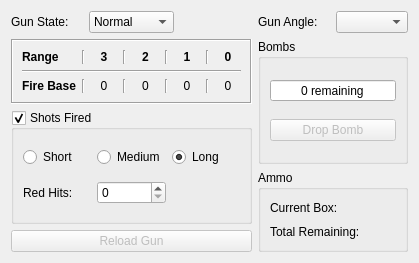
<?xml version="1.0" encoding="UTF-8"?>
<ui version="4.0">
 <class>GunControls</class>
 <widget class="QWidget" name="GunControls">
  <property name="geometry">
   <rect>
    <x>0</x>
    <y>0</y>
    <width>419</width>
    <height>263</height>
   </rect>
  </property>
  <property name="windowTitle">
   <string>Form</string>
  </property>
  <layout class="QGridLayout" name="gridLayout_4">
   <item row="0" column="0">
    <widget class="QLabel" name="label_18">
     <property name="text">
      <string>Gun State:</string>
     </property>
    </widget>
   </item>
   <item row="0" column="1">
    <widget class="QComboBox" name="gun_state">
     <item>
      <property name="text">
       <string>Normal</string>
      </property>
     </item>
     <item>
      <property name="text">
       <string>Jammed</string>
      </property>
     </item>
     <item>
      <property name="text">
       <string>Destroyed</string>
      </property>
     </item>
    </widget>
   </item>
   <item row="0" column="4">
    <widget class="QComboBox" name="gun_angle"/>
   </item>
   <item row="1" column="0" colspan="3">
    <widget class="QFrame" name="frame">
     <property name="autoFillBackground">
      <bool>true</bool>
     </property>
     <property name="frameShape">
      <enum>QFrame::Box</enum>
     </property>
     <property name="frameShadow">
      <enum>QFrame::Sunken</enum>
     </property>
     <layout class="QGridLayout" name="gridLayout_3">
      <item row="0" column="0">
       <widget class="QLabel" name="label_3">
        <property name="font">
         <font>
          <weight>75</weight>
          <bold>true</bold>
         </font>
        </property>
        <property name="text">
         <string>Range</string>
        </property>
       </widget>
      </item>
      <item row="0" column="1">
       <widget class="Line" name="line_2">
        <property name="orientation">
         <enum>Qt::Vertical</enum>
        </property>
       </widget>
      </item>
      <item row="0" column="2">
       <widget class="QLabel" name="label_5">
        <property name="font">
         <font>
          <weight>75</weight>
          <bold>true</bold>
         </font>
        </property>
        <property name="text">
         <string>3</string>
        </property>
        <property name="alignment">
         <set>Qt::AlignCenter</set>
        </property>
       </widget>
      </item>
      <item row="0" column="3">
       <widget class="Line" name="line_7">
        <property name="orientation">
         <enum>Qt::Vertical</enum>
        </property>
       </widget>
      </item>
      <item row="0" column="4">
       <widget class="QLabel" name="label_6">
        <property name="font">
         <font>
          <weight>75</weight>
          <bold>true</bold>
         </font>
        </property>
        <property name="text">
         <string>2</string>
        </property>
        <property name="alignment">
         <set>Qt::AlignCenter</set>
        </property>
       </widget>
      </item>
      <item row="0" column="5">
       <widget class="Line" name="line_11">
        <property name="orientation">
         <enum>Qt::Vertical</enum>
        </property>
       </widget>
      </item>
      <item row="0" column="6">
       <widget class="QLabel" name="label_7">
        <property name="font">
         <font>
          <weight>75</weight>
          <bold>true</bold>
         </font>
        </property>
        <property name="text">
         <string>1</string>
        </property>
        <property name="alignment">
         <set>Qt::AlignCenter</set>
        </property>
       </widget>
      </item>
      <item row="0" column="7">
       <widget class="Line" name="line_12">
        <property name="orientation">
         <enum>Qt::Vertical</enum>
        </property>
       </widget>
      </item>
      <item row="0" column="8">
       <widget class="QLabel" name="label_11">
        <property name="font">
         <font>
          <weight>75</weight>
          <bold>true</bold>
         </font>
        </property>
        <property name="text">
         <string>0</string>
        </property>
        <property name="alignment">
         <set>Qt::AlignCenter</set>
        </property>
       </widget>
      </item>
      <item row="1" column="0" colspan="9">
       <widget class="Line" name="line">
        <property name="orientation">
         <enum>Qt::Horizontal</enum>
        </property>
       </widget>
      </item>
      <item row="2" column="0">
       <widget class="QLabel" name="label">
        <property name="font">
         <font>
          <weight>75</weight>
          <bold>true</bold>
         </font>
        </property>
        <property name="text">
         <string>Fire Base</string>
        </property>
       </widget>
      </item>
      <item row="2" column="2">
       <widget class="QLabel" name="label_14">
        <property name="text">
         <string>0</string>
        </property>
        <property name="alignment">
         <set>Qt::AlignCenter</set>
        </property>
       </widget>
      </item>
      <item row="2" column="4">
       <widget class="QLabel" name="label_13">
        <property name="text">
         <string>0</string>
        </property>
        <property name="alignment">
         <set>Qt::AlignCenter</set>
        </property>
       </widget>
      </item>
      <item row="2" column="6">
       <widget class="QLabel" name="label_15">
        <property name="text">
         <string>0</string>
        </property>
        <property name="alignment">
         <set>Qt::AlignCenter</set>
        </property>
       </widget>
      </item>
      <item row="2" column="8">
       <widget class="QLabel" name="label_12">
        <property name="text">
         <string>0</string>
        </property>
        <property name="alignment">
         <set>Qt::AlignCenter</set>
        </property>
       </widget>
      </item>
      <item row="2" column="1">
       <widget class="Line" name="line_13">
        <property name="orientation">
         <enum>Qt::Vertical</enum>
        </property>
       </widget>
      </item>
      <item row="2" column="3">
       <widget class="Line" name="line_14">
        <property name="orientation">
         <enum>Qt::Vertical</enum>
        </property>
       </widget>
      </item>
      <item row="2" column="5">
       <widget class="Line" name="line_15">
        <property name="orientation">
         <enum>Qt::Vertical</enum>
        </property>
       </widget>
      </item>
      <item row="2" column="7">
       <widget class="Line" name="line_16">
        <property name="orientation">
         <enum>Qt::Vertical</enum>
        </property>
       </widget>
      </item>
     </layout>
    </widget>
   </item>
   <item row="1" column="3" rowspan="2" colspan="2">
    <widget class="QGroupBox" name="bomb_controls">
     <property name="enabled">
      <bool>true</bool>
     </property>
     <property name="title">
      <string>Bombs</string>
     </property>
     <layout class="QVBoxLayout" name="verticalLayout" stretch="0,0">
      <item>
       <widget class="QSpinBox" name="spinBox_2">
        <property name="alignment">
         <set>Qt::AlignCenter</set>
        </property>
        <property name="readOnly">
         <bool>true</bool>
        </property>
        <property name="buttonSymbols">
         <enum>QAbstractSpinBox::NoButtons</enum>
        </property>
        <property name="suffix">
         <string> remaining</string>
        </property>
       </widget>
      </item>
      <item>
       <widget class="QPushButton" name="drop_bomb_btn">
        <property name="enabled">
         <bool>false</bool>
        </property>
        <property name="text">
         <string>Drop Bomb</string>
        </property>
        <property name="checkable">
         <bool>true</bool>
        </property>
       </widget>
      </item>
     </layout>
    </widget>
   </item>
   <item row="2" column="0" rowspan="2" colspan="3">
    <widget class="QGroupBox" name="shots_fired_grpbox">
     <property name="title">
      <string>Shots Fired</string>
     </property>
     <property name="checkable">
      <bool>true</bool>
     </property>
     <layout class="QGridLayout" name="gridLayout">
      <item row="0" column="2">
       <widget class="QRadioButton" name="radioButton_3">
        <property name="text">
         <string>Long</string>
        </property>
        <property name="checked">
         <bool>true</bool>
        </property>
       </widget>
      </item>
      <item row="0" column="1">
       <widget class="QRadioButton" name="radioButton_2">
        <property name="text">
         <string>Medium</string>
        </property>
       </widget>
      </item>
      <item row="0" column="0">
       <widget class="QRadioButton" name="radioButton">
        <property name="text">
         <string>Short</string>
        </property>
       </widget>
      </item>
      <item row="1" column="0">
       <widget class="QLabel" name="label_17">
        <property name="text">
         <string>Red Hits:</string>
        </property>
       </widget>
      </item>
      <item row="1" column="1">
       <widget class="QSpinBox" name="spinBox"/>
      </item>
     </layout>
    </widget>
   </item>
   <item row="3" column="3" rowspan="2" colspan="2">
    <widget class="QGroupBox" name="groupBox_2">
     <property name="title">
      <string>Ammo</string>
     </property>
     <layout class="QGridLayout" name="gridLayout_2">
      <item row="0" column="0">
       <widget class="QLabel" name="label_4">
        <property name="text">
         <string>Current Box:</string>
        </property>
       </widget>
      </item>
      <item row="0" column="1">
       <widget class="QLabel" name="label_8">
        <property name="text">
         <string>&lt;ammo&gt;</string>
        </property>
       </widget>
      </item>
      <item row="1" column="0">
       <widget class="QLabel" name="label_9">
        <property name="text">
         <string>Total Remaining:</string>
        </property>
       </widget>
      </item>
      <item row="1" column="1">
       <widget class="QLabel" name="label_10">
        <property name="text">
         <string>&lt;ammo&gt;</string>
        </property>
       </widget>
      </item>
     </layout>
    </widget>
   </item>
   <item row="4" column="0" colspan="3">
    <widget class="QPushButton" name="pushButton">
     <property name="enabled">
      <bool>false</bool>
     </property>
     <property name="text">
      <string>Reload Gun</string>
     </property>
     <property name="checkable">
      <bool>true</bool>
     </property>
    </widget>
   </item>
   <item row="0" column="3">
    <widget class="QLabel" name="label_2">
     <property name="text">
      <string>Gun Angle:</string>
     </property>
    </widget>
   </item>
  </layout>
 </widget>
 <tabstops>
  <tabstop>gun_state</tabstop>
  <tabstop>gun_angle</tabstop>
  <tabstop>shots_fired_grpbox</tabstop>
  <tabstop>radioButton</tabstop>
  <tabstop>radioButton_2</tabstop>
  <tabstop>radioButton_3</tabstop>
  <tabstop>spinBox</tabstop>
  <tabstop>pushButton</tabstop>
  <tabstop>spinBox_2</tabstop>
  <tabstop>drop_bomb_btn</tabstop>
 </tabstops>
 <resources/>
 <connections/>
</ui>
